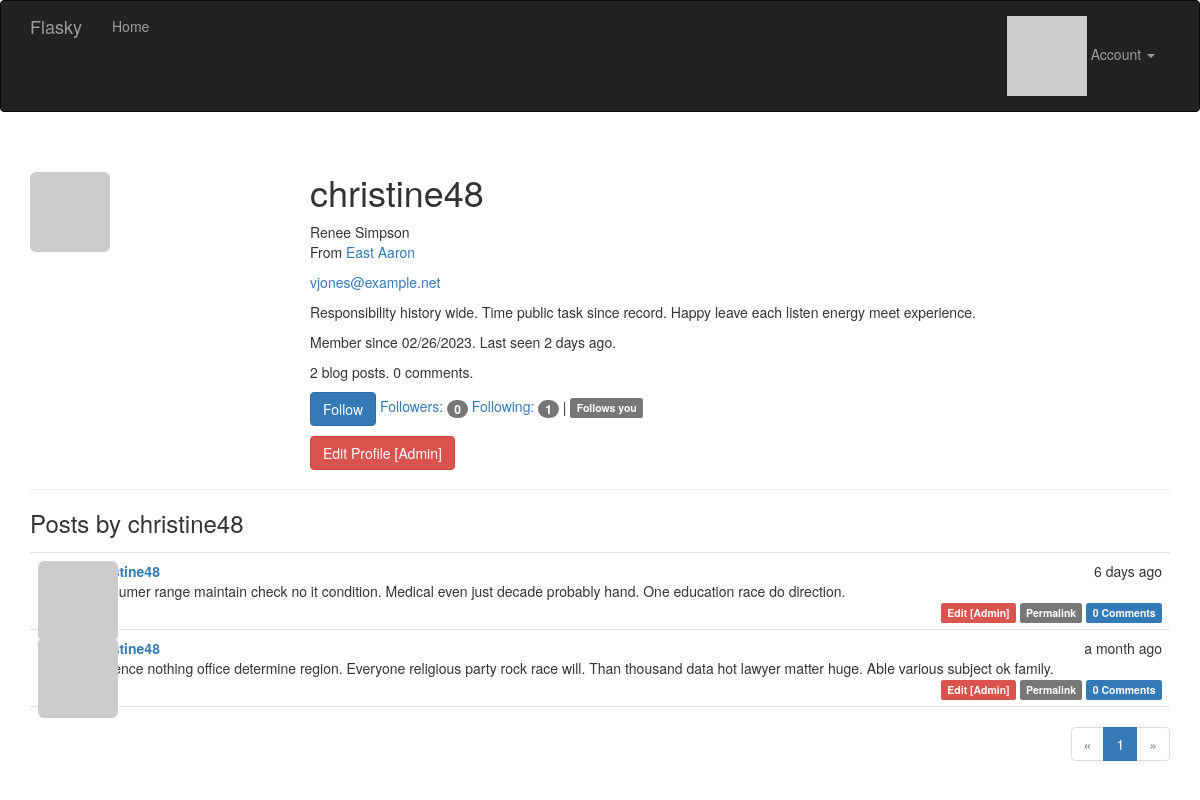
The app's page /user/christine48 (signed in) with its own data.
### app/models.py (models this page shows, shortened)
class User(UserMixin, db.Model):
    __tablename__ = 'users'
    id = db.Column(db.Integer, primary_key=True)
    email = db.Column(db.String(64), unique=True, index=True)
    username = db.Column(db.String(64), unique=True, index=True)
    password_hash = db.Column(db.String(128))
    role_id = db.Column(db.Integer, db.ForeignKey('roles.id'))
    confirmed = db.Column(db.Boolean, default=False)
    name = db.Column(db.String(64))
    location = db.Column(db.String(64))
    about_me = db.Column(db.Text())
    member_since = db.Column(db.DateTime(), default=datetime.utcnow)
    last_seen = db.Column(db.DateTime(), default=datetime.utcnow)
    avatar_hash = db.Column(db.String(32))
    posts = db.relationship('Post', backref='author', lazy='dynamic')
    followed = db.relationship('Follow',
                               foreign_keys=[Follow.follower_id],
                               backref=db.backref('follower', lazy='joined'),
                               lazy='dynamic',
                               cascade='all, delete-orphan')
    followers = db.relationship('Follow',
                                foreign_keys=[Follow.followed_id],
                                backref=db.backref('followed', lazy='joined'),
                                lazy='dynamic',
                                cascade='all, delete-orphan')
    comments = db.relationship('Comment', backref='author', lazy='dynamic')
    @property
    def password(self):
        raise AttributeError('password is not a readable attribute')
    def ping(self):
        self.last_seen = datetime.utcnow()
        db.session.add(self)
        db.session.commit()
    def can(self, perm):
        return self.role is not None and self.role.has_permission(perm)
    def is_administrator(self):
        return self.can(Permission.ADMIN)
    def gravatar(self, size=100, default='identicon', rating='g'):
        url = 'https://secure.gravatar.com/avatar'
        hash = hashlib.md5(self.email.lower().encode('utf-8')).hexdigest()
        return '{url}/{hash}?s={size}&d={default}&r={rating}'.format(
            url=url, hash=hash, size=size, default=default, rating=rating)
    def is_following(self, user):
        if user.id is None:
            return False
        return self.followed.filter_by(
            followed_id=user.id).first() is not None

class Post(db.Model):
    __tablename__ = 'posts'
    id = db.Column(db.Integer, primary_key=True)
    body = db.Column(db.Text)
    body_html = db.Column(db.Text)
    timestamp = db.Column(db.DateTime, index=True, default=datetime.utcnow)
    author_id = db.Column(db.Integer, db.ForeignKey('users.id'))
    comments = db.relationship('Comment', backref='post', lazy='dynamic')

### app/main/views.py (the view)
@main.route('/user/<username>')
def user(username):
    user = User.query.filter_by(username=username).first_or_404()
    page = request.args.get('page', 1, type=int)
    pagination = user.posts.order_by(Post.timestamp.desc()).paginate(
        page=page, per_page=current_app.config['FLASKY_POSTS_PER_PAGE'],
        error_out=False)
    posts = pagination.items
    return render_template('user.html', user=user, posts=posts,
                           pagination=pagination)

### app/auth/views.py (called while the page is built)
@auth.before_app_request
def before_request():
    if current_user.is_authenticated:
        current_user.ping()
        if not current_user.confirmed \
                and request.endpoint \
                and request.blueprint != 'auth' \
                and request.endpoint != 'static':
            return redirect(url_for('auth.unconfirmed'))

### app/main/__init__.py (called while the page is built)
@main.app_context_processor
def inject_permissions():
    return dict(Permission=Permission)

### app/models.py (called while the page is built)
@login_manager.user_loader
def load_user(user_id):
    return User.query.get(int(user_id))

    def has_permission(self, perm):
        return self.permissions & perm == perm

### app/templates/user.html (shortened to what this page needs)
{% extends "base.html" %}
{% import "_macros.html" as macros %}
{% block page_content %}
<div class="page-header">
    <img class="img-rounded profile-thumbnail" src="{{ user.gravatar(size=256) }}">
    <div class="profile-header">
        <h1>{{ user.username }}</h1>
        {% if user.name or user.location %}
        <p>
            {% if user.name %}{{ user.name }}<br>{% endif %}
            {% if user.location %}
                From <a href="http://maps.google.com/?q={{ user.location }}">
                    {{ user.location }}
                </a>
                <br>
            {% endif %}
        </p>
        {% endif %}
        {% if current_user.is_administrator() %}
        <p><a href="mailto:{{ user.email }}">{{ user.email }}</a></p>
        {% endif %}
        {% if user.about_me %}<p>{{ user.about_me }}</p>{% endif %}
        <p>
            Member since {{ moment(user.member_since).format('L') }}.
            Last seen {{ moment(user.last_seen).fromNow() }}.
        </p>
        <p>{{ user.posts.count() }} blog posts. {{ user.comments.count() }} comments.</p>
        <p>
            {% if current_user.can(Permission.FOLLOW) and user != current_user %}
                {% if not current_user.is_following(user) %}
                <a href="{{ url_for('.follow', username=user.username) }}" class="btn btn-primary">Follow</a>
                {% else %}
                <a href="{{ url_for('.unfollow', username=user.username) }}" class="btn btn-default">Unfollow</a>
                {% endif %}
            {% endif %}
            <a href="{{ url_for('.followers', username=user.username) }}">Followers: <span class="badge">{{ user.followers.count() - 1 }}</span></a>
            <a href="{{ url_for('.followed_by', username=user.username) }}">Following: <span class="badge">{{ user.followed.count() - 1 }}</span></a>
            {% if current_user.is_authenticated and user != current_user and user.is_following(current_user) %}
            | <span class="label label-default">Follows you</span>
            {% endif %}
        </p>
        <p>
            {% if current_user.is_administrator() %}
            <a class="btn btn-danger"
                href="{{ url_for('.edit_profile_admin', id=user.id) }}">
                Edit Profile [Admin]
            </a>
            {% endif %}
        </p>
    </div>
</div>
<h3>Posts by {{ user.username }}</h3>
{% include '_posts.html' %}
{% if pagination %}
<div class="pagination">
    {{ macros.pagination_widget(pagination, '.user', username=user.username) }}
</div>
{% endif %}
{% endblock %}

### app/templates/_posts.html
<ul class="posts">
    {% for post in posts %}
    <li class="post">
        <div class="post-thumbnail">
            <a href="{{ url_for('.user', username=post.author.username) }}">
                <img class="img-rounded profile-thumbnail"
                    src="{{ post.author.gravatar(size=40) }}">
            </a>
        </div>
        <div class="post-content">
            <div class="post-date">{{ moment(post.timestamp).fromNow() }}</div>
            <div class="post-author">
                <a href="{{ url_for('.user', username=post.author.username) }}">
                    {{ post.author.username }}
                </a>
            </div>
            <div class="post-body">
                {% if post.body_html %}
                    {{ post.body_html | safe }}
                {% else %}
                    {{ post.body }}
                {% endif %}
            </div>
            <div class="post-footer">
                {% if current_user == post.author %}
                <a href="{{ url_for('.edit', id=post.id) }}">
                    <span class="label label-primary">Edit</span>
                </a>
                {% elif current_user.is_administrator() %}
                <a href="{{ url_for('.edit', id=post.id) }}">
                    <span class="label label-danger">Edit [Admin]</span>
                </a>
                {% endif %}
                <a href="{{ url_for('.post', id=post.id) }}">
                    <span class="label label-default">Permalink</span>
                </a>
                <a href="{{ url_for('.post', id=post.id) }}#comments">
                    <span class="label label-primary">{{ post.comments.count() }} Comments</span>
                </a>
            </div>
        </div>
    </li>
    {% endfor %}
</ul>

### app/static/styles.css (style rules this page uses)
.profile-thumbnail { position: absolute; }
.profile-header { min-height: 260px; margin-left: 280px; }
ul.posts { list-style-type: none; padding: 0px; margin: 16px 0px 0px 0px; border-top: 1px solid #e0e0e0; }
ul.posts li.post { padding: 8px; border-bottom: 1px solid #e0e0e0; }
div.post-date { float: right; }
div.post-author { font-weight: bold; }
div.post-thumbnail { position: absolute; }
div.post-content { margin-left: 48px; min-height: 48px; }
div.post-footer { text-align: right; }
div.pagination { width: 100%; text-align: right; padding: 0px; margin: 0px; }

### records on screen
User: username "christine48", name "Renee Simpson", location "East Aaron", email "vjones@example.net", about_me "Responsibility history wide. Time public task since record. Happy leave each listen energy meet experience.", member_since "02/26/2023", last_seen "2 days ago"
Post: timestamp "6 days ago", author.username "christine48", body "Consumer range maintain check no it condition. Medical even just decade probably hand. One education race do direction.", comments.count "0"
Post: timestamp "a month ago", author.username "christine48", body "Evidence nothing office determine region. Everyone religious party rock race will. Than thousand data hot lawyer matter huge. Able various subject ok family.", comments.count "0"

### other values on screen
{{ user.posts.count() }} "2"
{{ user.comments.count() }} "0"
{{ user.followers.count() - 1 }} "0"
{{ user.followed.count() - 1 }} "1"
{{ p }} "1"
